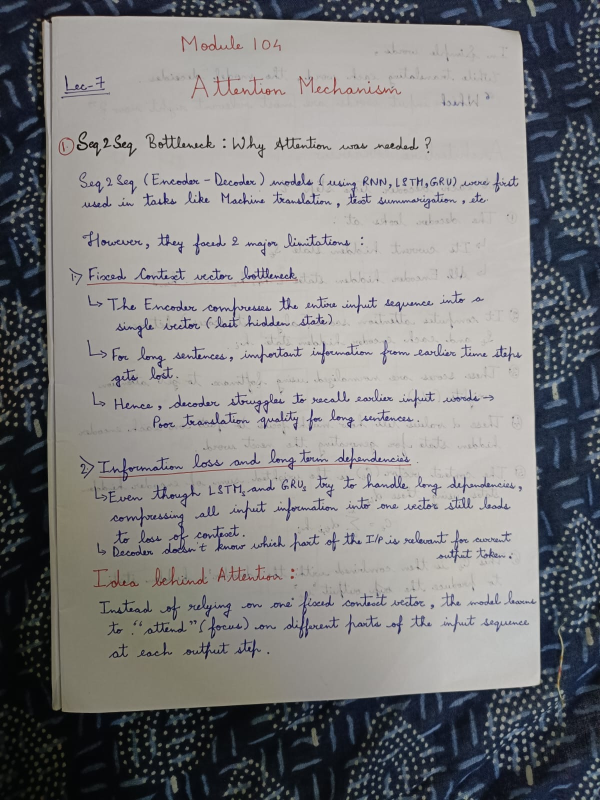
#> input picture 01_DocVision/data/input/page.jpeg, 1200 x 1600 px, found by its file name (shown at 1/2 size)
$ python main.py
#> lines starting #> are read from the running program, lines starting #| are printed output that depends on the picture; after the words box and inside, x2 and y2 are one past the last pixel; in counts of white or black regions, pixels touching at a corner belong together
### 01_DocVision/src/utils.py
import cv2 as cv
import numpy as np
from pathlib import Path


def load_image(image_path: str | Path) -> np.ndarray:

    image_path = Path(image_path)

    if not image_path.exists():
        raise FileNotFoundError(f"{image_path} does not exist.")

    image = cv.imread(image_path)

    if image is None:
        raise ValueError("Failed to decode image.")

    return image


def save_image(image: np.ndarray, save_path: str | Path) -> None:

    save_path = Path(save_path)

    save_path.parent.mkdir(parents= True, exist_ok= True)

    cv.imwrite(str(save_path), image)

    print(f"Image saved successfully in path: {save_path}")

    return

### 01_DocVision/src/preprocesser.py
# Aim: Preprocess the input image
'''
Responsibilities of this Preprocessor are :-
- 1. Resize large image
- 2. Convert to Grayscale
- 3. Reduce noise via suitable blurring technique
- 4. Extract edges
- 5. Close broken edges
- 6. Return intermediate outputs at every sub-process

'''
import cv2 as cv
import numpy as np
from dataclasses import dataclass

from common import grayscale, adaptive_threshold, blur

from config import (
    MAX_IMAGE_DIMENSION,
    CANNY_LOW_THRESHOLD,
    CANNY_HIGH_THRESHOLD,
    MORPH_KERNEL_SIZE,
    MORPH_ITERATIONS,
    ADAPTIVE_BLOCK_SIZE,
    ADAPTIVE_C
)


@dataclass
class PreprocessResult:
    resized: np.ndarray
    gray: np.ndarray
    blurred: np.ndarray
    binary: np.ndarray
    edges: np.ndarray
    closed: np.ndarray
    scale: float


class DocumentPreprocessor:
    """
    Preprocess image beofre document detection
    """
    def __init__(self):
        pass


    def _resize(self, image: np.ndarray) -> tuple[np.ndarray, float]:
        """
        Resize while maintaining aspect ratio
        """

        h, w, _ = image.shape

        longest_side = max(h, w)

        # if input image is smaller/equal to maximum dimension, the return the original image
        if longest_side <= MAX_IMAGE_DIMENSION:
            return image.copy(), 1.0

        # else scale the image accordingly
        scale = MAX_IMAGE_DIMENSION / longest_side

        new_w = int(w * scale)
        new_h = int(h * scale)

        resized_image = cv.resize(image, (new_w, new_h), interpolation= cv.INTER_AREA)

        return resized_image, scale


    def _detect_edges(self, image: np.ndarray) -> np.ndarray:
        """
        Detect edges using Canny
        """
        return cv.Canny(image, CANNY_LOW_THRESHOLD, CANNY_HIGH_THRESHOLD)


    def _close_edges(self, edges: np.ndarray) -> np.ndarray:
        """
        Close small gaps in edges
        """
        kernel = cv.getStructuringElement(cv.MORPH_RECT, MORPH_KERNEL_SIZE)

        closed = cv.morphologyEx(edges, cv.MORPH_CLOSE, kernel, iterations = MORPH_ITERATIONS)

        return closed


    # [12 lines left out: function _adaptive_threshold, not called in this run]


    def run(self, image: np.ndarray) -> PreprocessResult:
        """
        Complete preprocessing pipeline
        """
        resized, scale = self._resize(image)

        gray_image = grayscale(resized)

        smoothed_image = blur(gray_image)

        binary = adaptive_threshold(
            image= smoothed_image,
            adaptive_method= cv.ADAPTIVE_THRESH_GAUSSIAN_C,
            threshold_type= cv.THRESH_BINARY_INV,
            block_size= ADAPTIVE_BLOCK_SIZE,
            c= ADAPTIVE_C
        )

        close_morphed = self._close_edges(binary)

        edges = self._detect_edges(close_morphed)


        processed_image = PreprocessResult(
            resized= resized,
            gray= gray_image,
            blurred= smoothed_image,
            binary= binary,
            edges= edges,
            closed= close_morphed,
            scale= scale
        )

        return processed_image

### 01_DocVision/src/common.py
import cv2 as cv
import numpy as np

from config import GAUSSIAN_KERNEL_SIZE


def grayscale(image: np.ndarray) -> np.ndarray:
    """
    Converts BGR image to grascale
    """
    return cv.cvtColor(image, cv.COLOR_BGR2GRAY)


def blur(image: np.ndarray) -> np.ndarray:
    """
    Remove high frequency noise
    """
    return cv.GaussianBlur(image, GAUSSIAN_KERNEL_SIZE, sigmaX = 0)


def adaptive_threshold(
        image: np.ndarray,
        adaptive_method: int,
        threshold_type: int,
        block_size: int,
        c: float
    ) -> np.ndarray:
    """
    Generate a binary image using adaptive thresholding
    """

    return cv.adaptiveThreshold(
        image,
        255,
        adaptive_method,
        threshold_type,
        block_size,
        c
    )

### 01_DocVision/src/detector.py
# Aim: Detect the document contour from a preprocessed image.

import cv2 as cv
import numpy as np
from config import APPROX_RATIOS

from geometry import order_points, is_valid_document


class DocumentDetector:
    """
    Detect the largest valid document in an image.
    """
    def __init__(self):
        pass


    def _find_contours(self, edge_image: np.ndarray) -> list[np.ndarray]:
        """
        Find external contours.
        """
        contours, _ = cv.findContours(edge_image, cv.RETR_EXTERNAL, cv.CHAIN_APPROX_SIMPLE)

        contours = sorted(contours, key = cv.contourArea, reverse = True)

        return contours


    def _approximate_polygon2(self, contour: np.ndarray) -> np.ndarray | None:

        perimeter = cv.arcLength(contour, True)

        best_polygon = None
        min_vertices = float("inf")

        for ratio in APPROX_RATIOS:

            epsilon = ratio * perimeter

            polygon = cv.approxPolyDP(contour, epsilon, True)

            if len(polygon) == 4:
                return polygon

            if len(polygon) < min_vertices:
                best_polygon = polygon
                min_vertices = len(polygon)

        return best_polygon


    # [19 lines left out: function _approximate_polygon, not called in this run]


    def _is_quadrilateral(self, polygon: np.ndarray) -> bool:
        """
        Check whether polygon has 4 corners.
        """
        return len(polygon) == 4


    def detect(self, edge_image: np.ndarray) -> np.ndarray | None:
        """
        Detect document.

        Returns:
            ndarray (4,2) -> Ordered document corners.
            or
            None -> If document not found.
        """

        contours = self._find_contours(edge_image)
        print("No. of contours:", len(contours))

        image_shape = edge_image.shape
        print("image shape:", image_shape)

        i = 0
        for contour in contours[:10]:
            i += 1
            print("contour: ", i , cv.contourArea(contour))
            polygon = self._approximate_polygon2(contour)

            if polygon is None:
                print("It is not a polygon")
                continue

            if not self._is_quadrilateral(polygon):
                print("It is not a quadrilateral, polygon shape: ", polygon.shape)
                continue

            corners = polygon.reshape(4, 2).astype(np.float32)
            print("corners: ", corners)

            corners = order_points(corners)
            print("ordered points: ", corners)

            if not is_valid_document(corners, image_shape):
                print("It is not a valid document")
                continue

            return corners              # return first valid detected document


        return None


### 01_DocVision/src/geometry.py
# Aim: Geometry helper functions for Document detection
'''
Responsibilities of these helper fucntions are:-
- 1. Order the detected corner points.
- 2. Compute width and height of document after perspective correction.
- 3. Validate that the detected shape is reasonable.

'''

import numpy as np


def euclidean_distance(p1: np.ndarray, p2: np.ndarray) -> float:
    """
    Compute Euclidean distance between 2 points.
    """
    return float(np.linalg.norm(p1 - p2))


def order_points(points: np.ndarray) -> np.ndarray:
    """
    Order 4 corner points as: top-left, top-right, bottom-right, bottom-left

    input -> original_points : (4,2) ndarray
    output -> ordered_points : (4,2) ndarray

    """
    if points.shape != (4,2):
        raise ValueError("Exactly 4 points are required")

    ordered_list = np.zeros((4,2), dtype = np.float32)

    sum = points.sum(axis= 1)

    ordered_list[0] = points[np.argmin(sum)]        # top-left
    ordered_list[2] = points[np.argmax(sum)]        # bottom-right

    diff = np.diff(points, axis = 1)

    ordered_list[1] = points[np.argmin(diff)]       # top-right
    ordered_list[3] = points[np.argmax(diff)]       # bottom-left

    #print("points: ", points, "\nsum: ", sum, "\ndiff: ",diff)

    return ordered_list


def compute_destination_size(points: np.ndarray) -> tuple[int,int]:
    """
    Compute output width and height after perspective transform.
    """
    tl, tr, br, bl = points

    width_top = euclidean_distance(tl, tr)
    width_bottom = euclidean_distance(bl, br)

    height_left = euclidean_distance(tl, bl)
    height_right = euclidean_distance(tr, br)

    width = int(max(width_top, width_bottom))
    height = int(max(height_left, height_right))

    return width, height


def destination_points(width: int, height: int) -> np.ndarray:
    """
    Destination rectangle for perspective transform.
    """

    return np.array(
        [
            [0, 0],
            [width - 1, 0],
            [width - 1, height - 1],
            [0, height - 1],
        ],
        dtype = np.float32,
    )


def polygon_area(points: np.ndarray) -> float:
    """
    Compute polygon area using the Shoelace formula.
    """

    x = points[:, 0]
    y = points[:, 1]

    return 0.5 * abs(np.dot(x, np.roll(y, -1) - np.dot(y, np.roll(x, -1))))


def is_valid_document(points: np.ndarray, image_shape: tuple[int, int], min_area_ratio: float = 0.15) -> bool:
    """"
    Basic validation for detected document.

    Checks:
    - Exactly 4 points
    - Sufficiently large area
    """

    # 1. Reject polygons other than quadrilateral
    if points.shape != (4,2):
        return False

    width, height = image_shape[0], image_shape[1]

    # 2. Reject very small document
    image_area =  width * height                        # area = width * height

    doc_area = polygon_area(points)

    doc_area_ratio = doc_area / image_area

    area_ratio_validity = doc_area_ratio >= min_area_ratio

    # 3. Reject unreasonable aspect ratio
    aspect_ratio = width / height                       # aspect_ratio = width / height

    aspect_ratio_validity = True if (aspect_ratio <= 2.5 and aspect_ratio > 0.4) else False

    # 4. Reject tiny dimensions
    size_validity = True if (width > 150 and height > 150) else False

    is_valid_document = area_ratio_validity and aspect_ratio_validity and size_validity

    return is_valid_document

### 01_DocVision/src/pipeline.py
import cv2 as cv
from pathlib import Path
from config import OUTPUT_DIR, OUTPUT_IMAGE_NAME


from detector import DocumentDetector
from enhancer import DocumentEnhancer
from preprocesser import DocumentPreprocessor
from transformer import PerspectiveTransformer

from utils import load_image, save_image


class DocumentScanner:
    def __init__(self):
        self.preprocessor = DocumentPreprocessor()
        self.detector = DocumentDetector()
        self.transformer = PerspectiveTransformer()
        self.enhancer = DocumentEnhancer()


    def process(self, image_path: str | Path):

        image = load_image(image_path)
#> in load_image, image is the input picture: shape (1600, 1200, 3); mean B, G, R 127.7, 127, 127.4

        preprocessed_result = self.preprocessor.run(image)
#> in run, `resized, scale = self._resize(image)`: scale = 0.75
#> in grayscale, `return cv.cvtColor(image, cv.COLOR_BGR2GRAY)`:
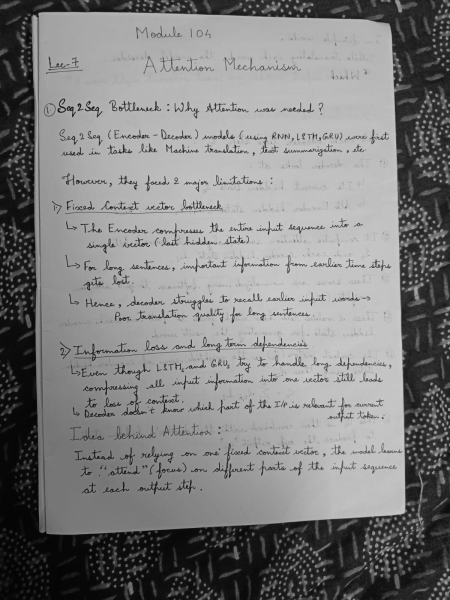
#> returned value: shape (1200, 900) (shown at 1/2 size); min 2, max 212, mean 127.2
#> in adaptive_threshold, `return cv.adaptiveThreshold( image, 255, adaptive_method, threshold_ty..`:
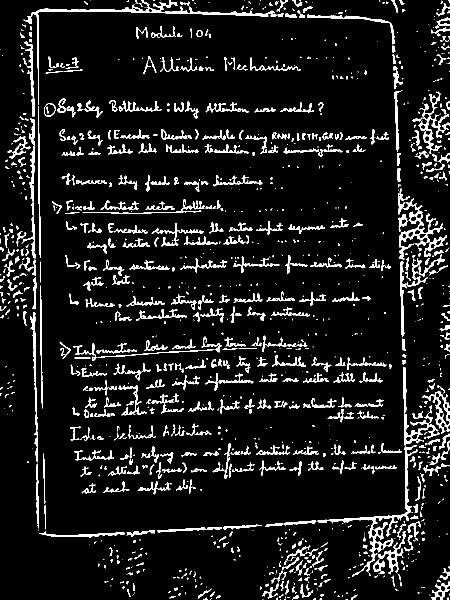
#> returned value: shape (1200, 900) (shown at 1/2 size); 8.6% white; 1308 white regions (710 under 20 px), largest, box (x1, y1, x2, y2) and area: (635, 734, 879, 1153) 4603, (796, 377, 894, 519) 2789, (47, 0, 377, 210) 2625
#> in _close_edges, `closed = cv.morphologyEx(edges, cv.MORPH_CLOSE, kernel, iterations = M..`:
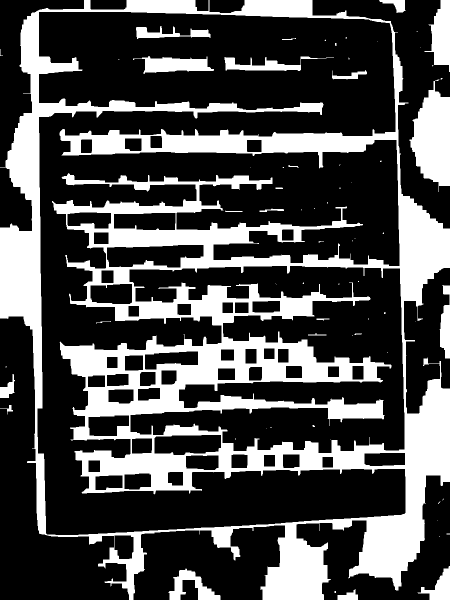
#> closed: shape (1200, 900) (shown at 1/2 size); 29.8% white; 68 white regions (45 under 20 px), largest, box (x1, y1, x2, y2) and area: (0, 0, 900, 1200) 288328, (819, 159, 900, 384) 11649, (849, 0, 900, 144) 4180
#> in _detect_edges, `return cv.Canny(image, CANNY_LOW_THRESHOLD, CANNY_HIGH_THRESHOLD)`:
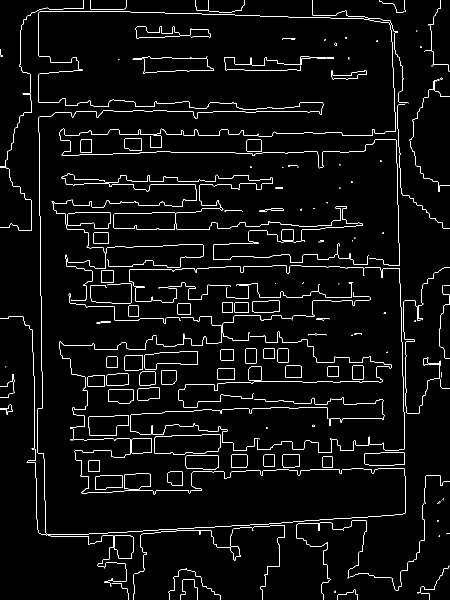
#> returned value: shape (1200, 900) (shown at 1/2 size); 3.1% white in thin lines or dots

        corners = self.detector.detect(preprocessed_result.closed)
#> in _find_contours, `contours, _ = cv.findContours(edge_image, cv.RETR_EXTERNAL, cv.CHAIN_A..`: contours = 23 contours, 13 with area under 20; largest, box (x1, y1, x2, y2) and area: (0, 0, 900, 1200) 854009, (819, 159, 900, 384) 11354, (849, 0, 900, 144) 3986, (337, 1137, 441, 1200) 2506, (879, 570, 900, 717) 1863
#| No. of contours: 23
#| image shape: (1200, 900)
#> the loop in detect, `for contour in contours[:10]:` made 1 pass
#> (i, perimeter in _approximate_polygon2, polygon, corners, sum in order_points, diff in order_points) on pass 1: (1, 6642.1, [[64, 25], [78, 1066], [796, 1180], [795, 64]], [[64, 25], [795, 64], [796, 1180], [78, 1066]], [89, 1144, 1976, 859], [-39, 988, 384, -731])
#> (printed output is left out)
#> after the loop in detect, `for contour in contours[:10]:`: i = 1

        if corners is None:
            raise RuntimeError("Document cound not be detected.")

        warped = self.transformer.warp(preprocessed_result.resized, corners)

        enhanced_output = self.enhancer.enhance(image= warped)

        cv.imshow("Enhanced image output", enhanced_output)

        save_image(image= enhanced_output, save_path= OUTPUT_DIR / OUTPUT_IMAGE_NAME)

        return enhanced_output


### 01_DocVision/src/transformer.py
# Aim: Perspective transformation for document scanning

import cv2 as cv
import numpy as np

from geometry import compute_destination_size, destination_points


class PerspectiveTransformer:
    """
    Perform perspective correction on a detected document.
    """
    def __init__(self):
        pass


    def warp(self, image: np.ndarray, corners: np.ndarray) -> np.ndarray:
        """
        Warp document into a top-down view.

        Parameters
        -------------------
        image: np.ndarray -> Original resized image

        corners: ndarray -> Ordered document corners [top-left, top-right, bottom-right, bottom-left]

        Returns
        -------------------
        ndarray: Perspective corrected docuement.
        """

        width, height = compute_destination_size(corners)
        print("width: ", width, "height: ", height)

        dst = destination_points(width, height)

        transform_matrix = cv.getPerspectiveTransform(corners, dst)

        warped = cv.warpPerspective(image, transform_matrix, (width, height))

        return warped

### 01_DocVision/src/enhancer.py
import cv2 as cv
import numpy as np

from config import CLAHE_CLIP_LIMIT, CLAHE_GRID_SIZE
from common import grayscale, adaptive_threshold, blur


class DocumentEnhancer:
    def __init__(self):
        pass


    def _apply_clahe(self, image: np.ndarray) -> np.ndarray:

        clahe = cv.createCLAHE(clipLimit= CLAHE_CLIP_LIMIT, tileGridSize = CLAHE_GRID_SIZE)

        return clahe.apply(image)


    def enhance(self, image: np.ndarray) -> np.ndarray:
        """
        Complete enhancement pipeline
        """

        gray = grayscale(image= image)

        blurred = blur(gray)

        contrast = self._apply_clahe(image= blurred)

        enhanced = adaptive_threshold(
            image= contrast,
            adaptive_method= cv.ADAPTIVE_THRESH_GAUSSIAN_C,
            threshold_type= cv.THRESH_BINARY,
            block_size= 31,
            c= 8
        )

        return enhanced

### 01_DocVision/src/main.py
from pathlib import Path
from pipeline import DocumentScanner
import cv2 as cv


def main():
    test_image_path = Path("D:/Computer-Vision-Engineering/01_DocVision/data/input/page.jpeg")

    scanner = DocumentScanner()

    result = scanner.process(image_path= test_image_path)
#> in process, `corners = self.detector.detect(preprocessed_result.closed)`: corners = [[64, 25], [795, 64], [796, 1180], [78, 1066]]
#> in compute_destination_size, `tl, tr, br, bl = points`: tl = [64, 25]; tr = [795, 64]; br = [796, 1180]; bl = [78, 1066]
#> in compute_destination_size, `width_top = euclidean_distance(tl, tr)`: width_top = 732
#> in compute_destination_size, `width_bottom = euclidean_distance(bl, br)`: width_bottom = 727
#> in compute_destination_size, `height_left = euclidean_distance(tl, bl)`: height_left = 1041.1
#> in compute_destination_size, `height_right = euclidean_distance(tr, br)`: height_right = 1116
#> in compute_destination_size, `width = int(max(width_top, width_bottom))`: width = 732
#> in compute_destination_size, `height = int(max(height_left, height_right))`: height = 1116
#> in warp, `width, height = compute_destination_size(corners)`: width = 732; height = 1116
#| width:  732 height:  1116
#> in warp, `dst = destination_points(width, height)`: dst = [[0, 0], [731, 0], [731, 1115], [0, 1115]]
#> in warp, `transform_matrix = cv.getPerspectiveTransform(corners, dst)`: transform_matrix = [[1.08, -0.0145, -68.86], [-0.0565, 1.06, -22.86], [0.000103, -1.87e-05, 1]]
#> in warp, `warped = cv.warpPerspective(image, transform_matrix, (width, height))`:
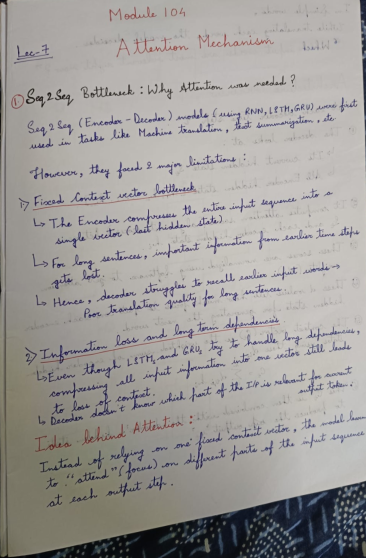
#> warped: shape (1116, 732, 3) (shown at 1/2 size); mean B, G, R 152.9, 155.4, 158.3
#> in _apply_clahe, `return clahe.apply(image)`:
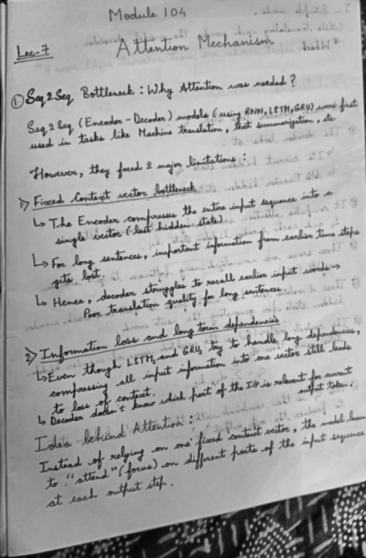
#> returned value: shape (1116, 732) (shown at 1/2 size); min 5, max 223, mean 164.2
#> call 2 of adaptive_threshold, with adaptive_method = 1, threshold_type = 0, block_size = 31, c = 8
#> in adaptive_threshold (call 2), `return cv.adaptiveThreshold( image, 255, adaptive_method, threshold_ty..`:
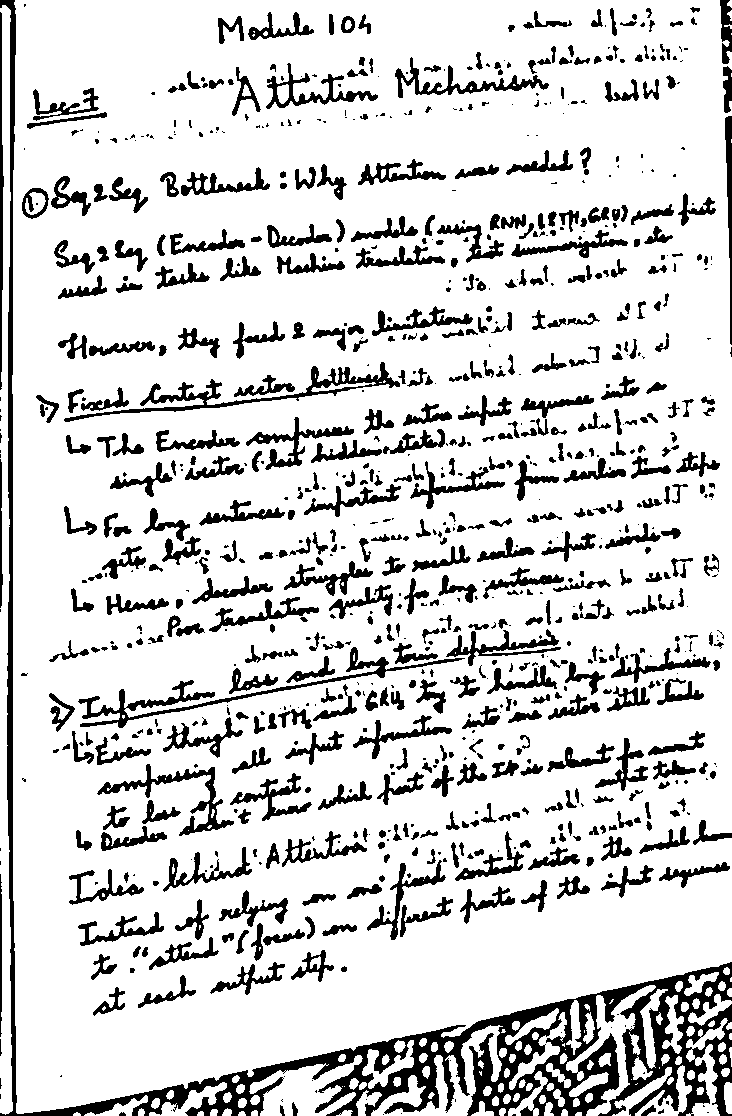
#> returned value: shape (1116, 732); 83% white; 899 black regions (362 under 20 px), largest, box (x1, y1, x2, y2) and area: (0, 0, 732, 1116) 32238, (78, 647, 465, 728) 2755, (64, 362, 400, 422) 2611

    cv.imshow("Final scanned document: ", result)

    cv.waitKey(0)

    cv.destroyAllWindows()


if __name__ == "__main__":
    main()
